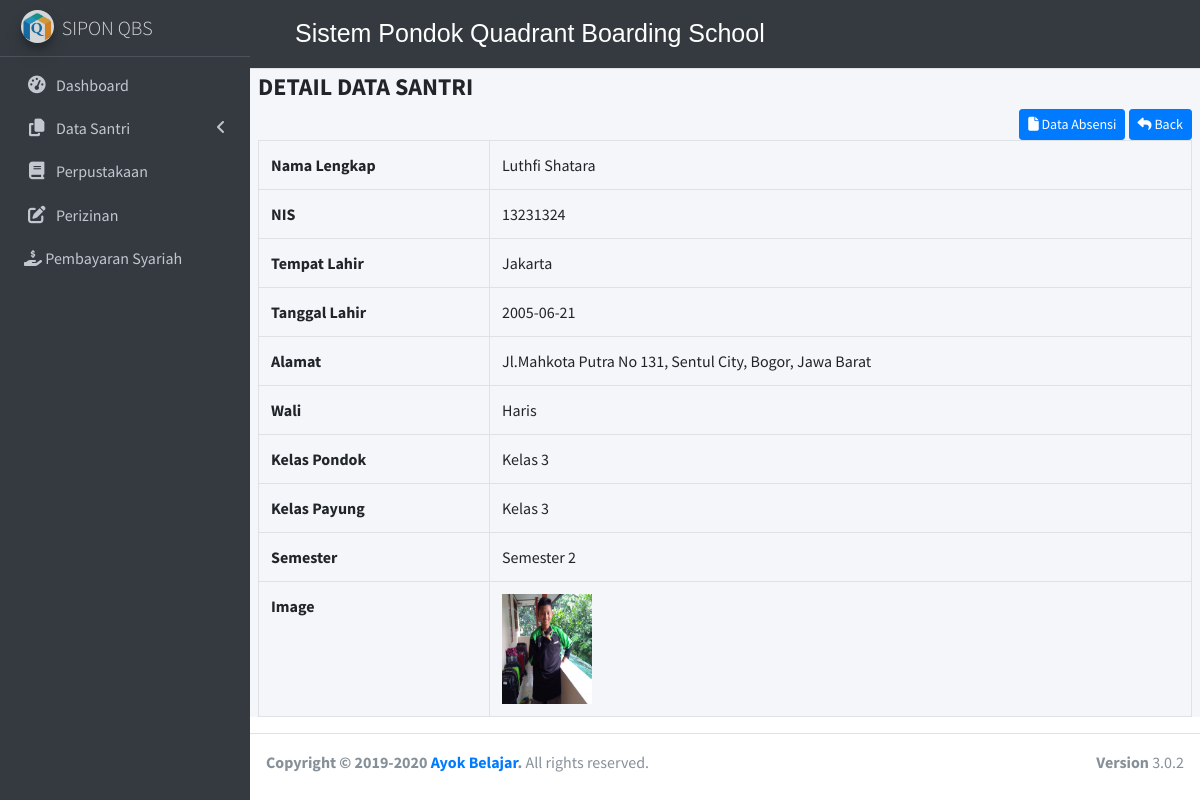
The app's page /index.php/identitas/detail/2 with its own data.
### tables this page shows
CREATE TABLE `santri` (
  `id` int(5) NOT NULL,
  `nis` int(9) NOT NULL,
  `nama` varchar(75) NOT NULL,
  `tempat_lahir` varchar(75) NOT NULL,
  `tanggal_lahir` date NOT NULL,
  `alamat` text NOT NULL,
  `wali` varchar(50) NOT NULL,
  `kelas_pondok` varchar(11) NOT NULL,
  `kelas_payung` varchar(11) NOT NULL,
  `semester` varchar(11) NOT NULL,
  `image` text NOT NULL,
  `action` int(1) NOT NULL
);

### application/controllers/identitas.php (called while the page is built, shortened)
<?php
class Identitas extends CI_Controller {
	public function detail($id){
		$this->load->model('myidentitas');
		$detail = $this->myidentitas->detail_data($id);
		$data['detail'] = $detail;
		$this->load->view('templates/header');
		$this->load->view('templates/sidebar');
		$this->load->view('detail',$data);
		$this->load->view('templates/footer');
	}
}

### index.php (called while the page is built, shortened)
<?php
require_once BASEPATH.'core/CodeIgniter.php';

### application/models/myidentitas.php (called while the page is built, shortened)
<?php
class Myidentitas extends CI_Model{
    public function detail_data($id = NULL){
        $query = $this->db->get_where('santri', array('id' => $id))->row();
        return $query;
    }
}

### application/views/detail.php (the view, shortened to what this page needs)
<div class="content-wrapper">
<section class="content">
<div class="content-header">
      <div class="container-fluid">
        <div class="row mb-2">
          <div class="col-sm-6">
            <h1 class="m-0 text-light">Identitas Santri</h1>
          </div>
        </div>
      </div>
    </div>
<h4><strong>DETAIL DATA SANTRI</strong></h4>
<div  align="right">
<a class="btn btn-primary btn-sm" href=" <?php echo base_url('identitas/absensi') ?>"> <i class="fa fa-file "></i> Data Absensi</a>
<a class="btn btn-primary btn-sm" href=" <?php echo base_url('identitas/index') ?>"> <i class="fa fa-reply "></i> Back</a>
</div>
    <table  class="table table-bordered" id="dataTable" width="100%" cellspacing="0">
        <tr>
            <th>Nama Lengkap</th>
            <td><?php echo $detail->nama ?></td>
        </tr>
        <tr>
            <th>NIS</th>
            <td><?php echo $detail->nis ?></td>
        </tr>
        <tr>
            <th>Tempat Lahir</th>
            <td><?php echo $detail->tempat_lahir ?></td>
        </tr>
        <tr>
            <th>Tanggal Lahir</th>
            <td><?php echo $detail->tanggal_lahir ?></td>
        </tr>
        <tr>
            <th>Alamat</th>
            <td><?php echo $detail->alamat ?></td>
        </tr>
        <tr>
            <th>Wali</th>
            <td><?php echo $detail->wali ?></td>
        </tr>
        <tr>
            <th>Kelas Pondok</th>
            <td><?php echo $detail->kelas_pondok ?></td>
        </tr>
        <tr>
            <th>Kelas Payung</th>
            <td><?php echo $detail->kelas_payung ?></td>
        </tr>
        <tr>
            <th>Semester</th>
            <td><?php echo $detail->semester ?></td>
        </tr>
        <tr>
            <th>Image</th>
            <td> <img src="<?php echo base_url(); ?> ../../assets/foto/<?php echo $detail->image ?>" width="90" height="110"></td>
        </tr>
    </table>
</section>
</div>

### records on screen
santri: nama "Luthfi Shatara", nis "13231324", tempat_lahir "Jakarta", tanggal_lahir "2005-06-21", alamat "Jl.Mahkota Putra No 131, Sentul City, Bogor, Jawa Barat", wali "Haris", kelas_pondok "Kelas 3", kelas_payung "Kelas 3", semester "Semester 2", image (picture)
